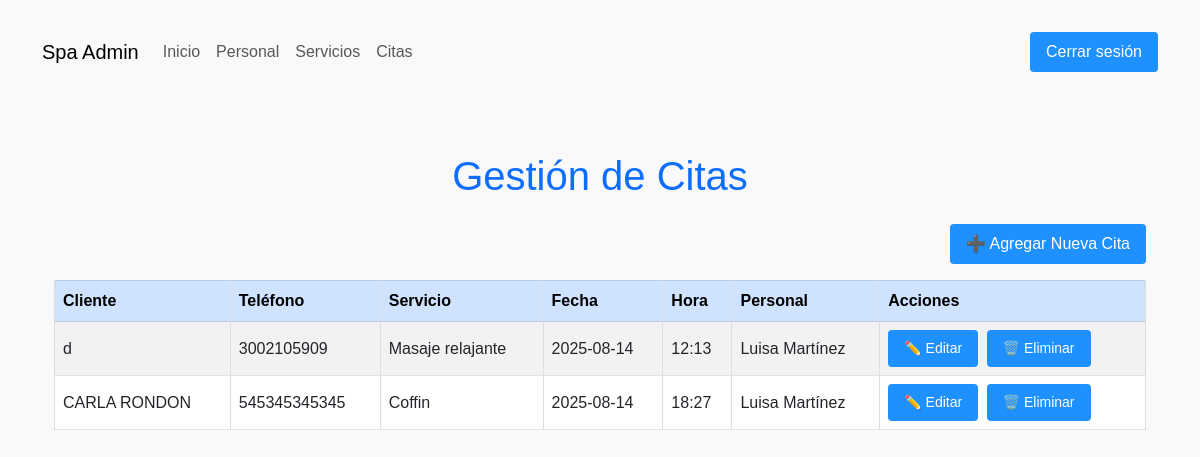
The app's page /citas.php (signed in) with its own data.
### tables this page shows
CREATE TABLE `citas` (
  `id` int(11) NOT NULL,
  `cliente_nombre` varchar(100) NOT NULL,
  `telefono_cliente` varchar(20) NOT NULL,
  `servicio_id` int(11) NOT NULL,
  `fecha` date NOT NULL,
  `hora` time NOT NULL,
  `personal_id` int(11) NOT NULL,
  `estado` varchar(20) NOT NULL DEFAULT 'programada',
  `creado_en` datetime NOT NULL DEFAULT current_timestamp()
);

CREATE TABLE `servicios` (
  `id` int(11) NOT NULL,
  `nombre` varchar(100) NOT NULL,
  `descripcion` text DEFAULT NULL,
  `duracion_minutos` int(11) NOT NULL,
  `imagen` varchar(255) DEFAULT NULL,
  `precio` decimal(10,2) NOT NULL DEFAULT 0.00
);

CREATE TABLE `personal` (
  `id` int(11) NOT NULL,
  `nombre` varchar(100) NOT NULL,
  `disponible` tinyint(1) DEFAULT 1
);

### citas.php (the view, shortened to what this page needs)
<?php
include("includes/db.php");
$citas_result = mysqli_query($conn, "SELECT c.*, s.nombre AS servicio_nombre, p.nombre AS personal_nombre
                                     FROM citas c
                                     LEFT JOIN servicios s ON c.servicio_id = s.id
                                     LEFT JOIN personal p ON c.personal_id = p.id
                                     ORDER BY c.fecha ASC, c.hora ASC");
include("header_admin.php");
?>
<!DOCTYPE html>
<html lang="es">
<head>
    <link href="https://cdn.jsdelivr.net/npm/bootstrap@5.3.0/dist/css/bootstrap.min.css" rel="stylesheet" />
    <link href="css/styles.css" rel="stylesheet" />
</head>
<body class="bg-light">
<div class="container py-5">
    <h1 class="mb-4 text-center text-primary">Gestión de Citas</h1>
    <div class="mb-3 text-end">
        <a href="agregar_cita.php" class="btn btn-success">➕ Agregar Nueva Cita</a>
    </div>
    <?php if (mysqli_num_rows($citas_result) === 0): ?>
        <p class="text-center">No hay citas programadas.</p>
    <?php else: ?>
        <div class="table-responsive">
            <table class="table table-striped table-bordered align-middle">
                <thead class="table-primary">
                    <tr>
                        <th>Cliente</th>
                        <th>Teléfono</th>
                        <th>Servicio</th>
                        <th>Fecha</th>
                        <th>Hora</th>
                        <th>Personal</th>
                        <th>Acciones</th>
                    </tr>
                </thead>
                <tbody>
                    <?php while ($cita = mysqli_fetch_assoc($citas_result)): ?>
                        <tr>
                            <td><?= htmlspecialchars($cita['cliente_nombre']) ?></td>
                            <td><?= htmlspecialchars($cita['telefono_cliente']) ?></td>
                            <td><?= htmlspecialchars($cita['servicio_nombre'] ?? '—') ?></td>
                            <td><?= htmlspecialchars($cita['fecha']) ?></td>
                            <td><?= htmlspecialchars(substr($cita['hora'], 0, 5)) ?></td>
                            <td><?= htmlspecialchars($cita['personal_nombre'] ?? 'Sin asignar') ?></td>
                            <td>
                                <a href="editar_cita.php?id=<?= $cita['id'] ?>" class="btn btn-sm btn-outline-primary me-1">✏️ Editar</a>
                                <a href="eliminar_cita.php?id=<?= $cita['id'] ?>" class="btn btn-sm btn-outline-danger" onclick="return confirm('¿Eliminar esta cita?')">🗑️ Eliminar</a>
                            </td>
                        </tr>
                    <?php endwhile; ?>
                </tbody>
            </table>
        </div>
    <?php endif; ?>
</div>
<?php include("footer_admin.php"); ?>
</body>
</html>

### header_admin.php (shortened to what this page needs)
<!DOCTYPE html>
<html lang="es">
<head>
  <link href="https://cdn.jsdelivr.net/npm/bootstrap@5.3.0/dist/css/bootstrap.min.css" rel="stylesheet" />
  <link href="css/styles.css" rel="stylesheet" />
</head>
<body class="container py-4">
<nav class="navbar navbar-expand-lg navbar-light bg-light mb-4 rounded">
  <a class="navbar-brand" href="admin.php">Spa Admin</a>
  <div class="collapse navbar-collapse" id="navbarNav">
    <ul class="navbar-nav me-auto mb-2 mb-lg-0">
      <li class="nav-item">
        <a class="nav-link" href="admin.php">Inicio</a>
      </li>
      <li class="nav-item">
        <a class="nav-link" href="personal.php">Personal</a>
      </li>
      <li class="nav-item">
        <a class="nav-link" href="servicios.php">Servicios</a>
      </li>
      <li class="nav-item">
        <a class="nav-link" href="citas.php">Citas</a>
      </li>
    </ul>
    <a href="admin.php?logout=1" class="btn btn-danger">Cerrar sesión</a>
  </div>
</nav>
</body>

### footer_admin.php (shortened to what this page needs)
</body>
</html>

### css/styles.css (style rules this page uses)
:root { --color-principal: #1e90ff; --color-principal-claro: #63b3ff; --color-principal-oscuro: #104e8b; --color-fondo: #f9f9f9; --color-texto: #333; --color-boton-texto: #fff; }
body { background-color: var(--color-fondo); color: var(--color-texto); font-family: Arial, sans-serif; }
h1, h2, h3 { color: var(--color-principal-oscuro); }
a { color: var(--color-principal); text-decoration: none; }
button, .btn, input[type="submit"] { background-color: var(--color-principal); color: var(--color-boton-texto); border: none; border-radius: 4px; padding: 8px 16px; cursor: pointer; transition: background-color 0.3s ease; }
table th { background-color: var(--color-principal-claro); color: var(--color-boton-texto); }
table td, table th { padding: 10px; border: 1px solid #ddd; }

### records on screen
citas: cliente_nombre "d", telefono_cliente "3002105909", servicio.nombre "Masaje relajante", fecha "2025-08-14", hora "12:13", personal.nombre "Luisa Martínez"
citas: cliente_nombre "CARLA RONDON", telefono_cliente "545345345345", servicio.nombre "Coffin", fecha "2025-08-14", hora "18:27", personal.nombre "Luisa Martínez"
